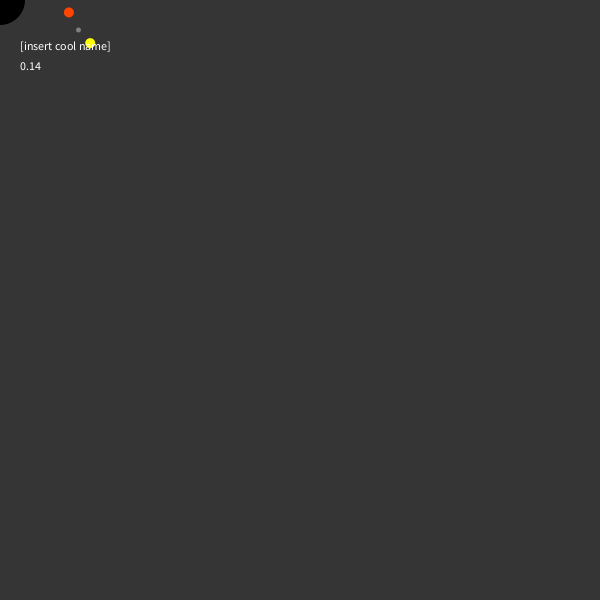
Frame 1 (no input)
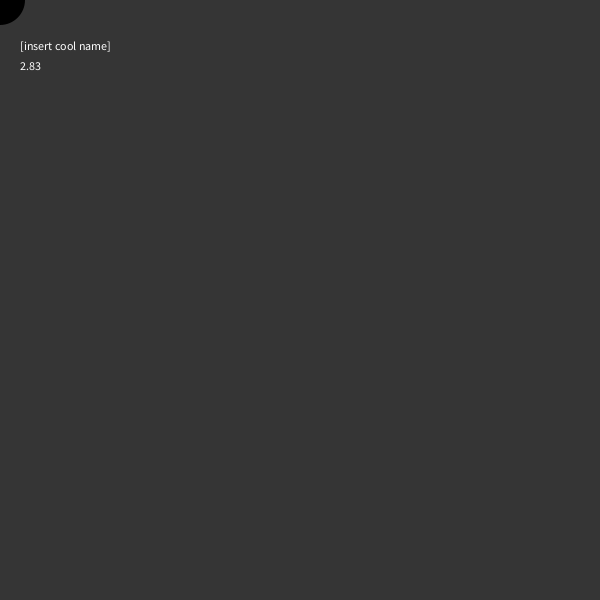
Frame 60 (the mouse pressed at the canvas centre just before this capture)
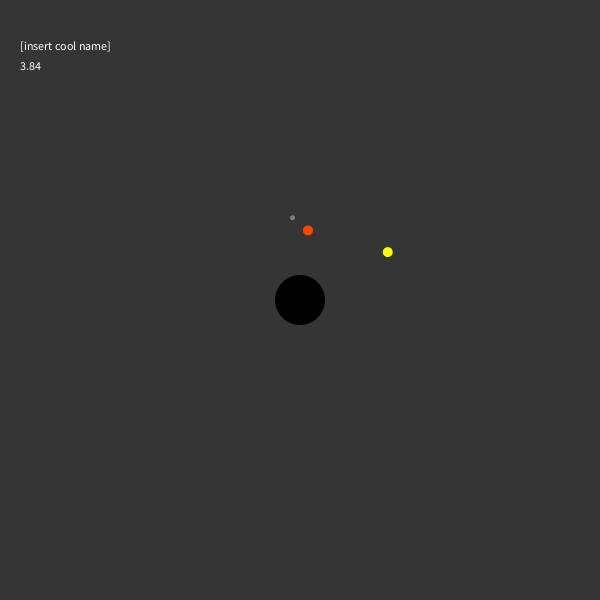
Frame 120 (the mouse held since frame 60 and released just before this capture)

The Processing sketch that drew these frames (run headless with seeded random() and noise(); from frame 60 on, the mouse is pressed at the canvas centre):

// Processing sketch: solarsystem
// ── solarsystem.pde
void setup() {
  size(600, 600);
  smooth();
}


void draw() {
  background(53);
  noStroke();
  
  float time = millis() / 1000.0;

  pushMatrix();    // MAUS Anfang
  translate(mouseX, mouseY);

  fill(0);
  ellipse(0, 0, 50, 50);   // here comes the sun
  
  pushMatrix();   // ERDE Anfang

  rotate( radians(time * 360.0 / 5.0) );   // Drehung Erde alle 5 Sekungen
  translate(70, 0);

  fill(255, 69, 0);
  ellipse(0, 0, 10, 10);  // here comes the earth
  
  rotate(radians(time * 360.0 * 1.0));   // Drehung alle halbe Sekunde
  translate(20, 0);
  
  fill(128);
  ellipse(0, 0, 5, 5);   // look at the moon

  popMatrix();   // ERDE Ende


  /* Erde */
  pushMatrix();   // MARS Anfang

  rotate(radians(time * 360.0 * 0.5));
  translate(100, 0);

  fill(255, 255, 0);
  ellipse(0, 0, 10, 10);    // mars!
  
  popMatrix();   // MARS Ende


  popMatrix();   // MAUS Ende

  fill(255);
  text("[insert cool name]", 20, 50);
  text(nf(time, 0,2) , 20, 70);
}
